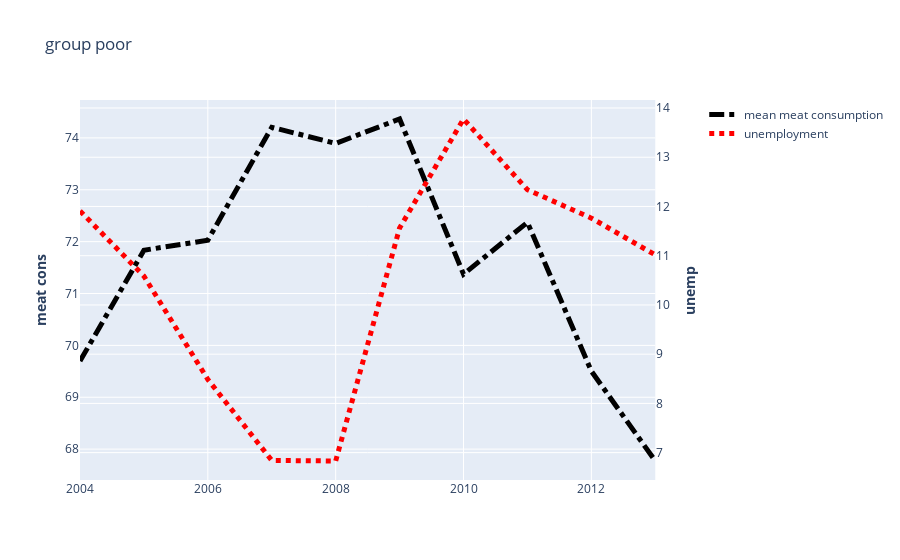

Notebook code for this chart:
### Markdown cell above
Plot of the mean of the meat consumption and the unemployment for the group of countries with a lower GDP:

### Code cell
fkmg = make_subplots(rows=1, cols=1,
                    specs=[[{"secondary_y": True}]])
    
fkmg.add_trace(go.Scatter(y = df_meat[g1s[0]].mean(axis=1), x=[2004+i for i in range(10)], mode='lines', name='mean meat consumption', line=dict(color='black', width=5, dash='dashdot')))

fkmg.add_trace(go.Scatter(y = df_unemp[['EST', 'HUN', 'LVA', 'LTU', 'POL', 'SVK', 'SVN']].mean(axis=1)[6:16], x=[2004+i for i in range(10)], mode='lines', name='unemployment', line=dict(color='red', width=5, dash='dot')), secondary_y=True)

fkmg.update_yaxes(title_text="<b>meat cons", secondary_y=False)
fkmg.update_yaxes(title_text="<b>unemp", secondary_y=True)
fkmg.update_layout(title="group poor")

fkmg.show()

### Figure 1 — Plotly figure (JSON) as saved in the notebook; plotly's stock layout.template omitted (floating-point values rounded to 4 significant figures)
{"data": [{"line": {"color": "black", "dash": "dashdot", "width": 5}, "mode": "lines", "name": "mean meat consumption", "type": "scatter", "x": [2004, 2005, 2006, 2007, 2008, 2009, 2010, 2011, 2012, 2013], "y": [69.7, 71.83, 72.03, 74.2, 73.89, 74.36, 71.37, 72.37, 69.5, 67.77]}, {"line": {"color": "red", "dash": "dot", "width": 5}, "mode": "lines", "name": "unemployment", "type": "scatter", "x": [2004, 2005, 2006, 2007, 2008, 2009, 2010, 2011, 2012, 2013], "xaxis": "x", "y": [11.91, 10.59, 8.487, 6.842, 6.83, 11.56, 13.78, 12.34, 11.76, 11.02], "yaxis": "y2"}], "layout": {"autosize": true, "title": {"text": "group poor"}, "xaxis": {"anchor": "y", "autorange": true, "domain": [0, 0.94], "range": [2004, 2013], "type": "linear"}, "yaxis": {"anchor": "x", "autorange": true, "domain": [0, 1], "range": [67.4, 74.73], "title": {"text": "<b>meat cons"}, "type": "linear"}, "yaxis2": {"anchor": "x", "autorange": true, "overlaying": "y", "range": [6.444, 14.16], "side": "right", "title": {"text": "<b>unemp"}, "type": "linear"}}}
